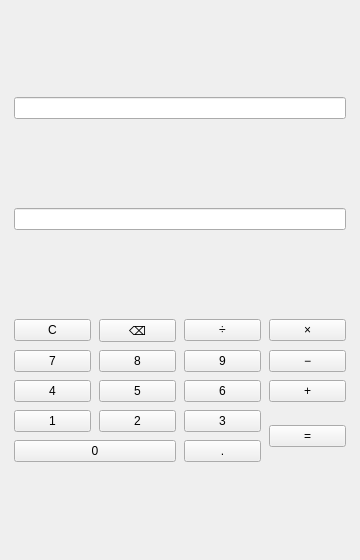
<?xml version="1.0" encoding="UTF-8"?>
<ui version="4.0">
 <class>Calculator</class>
 <widget class="QMainWindow" name="Calculator">
  <property name="geometry">
   <rect>
    <x>0</x>
    <y>0</y>
    <width>360</width>
    <height>560</height>
   </rect>
  </property>
  <property name="minimumSize">
   <size>
    <width>320</width>
    <height>500</height>
   </size>
  </property>
  <property name="windowTitle">
   <string>计算器</string>
  </property>
  <widget class="QWidget" name="centralwidget">
   <layout class="QVBoxLayout" name="mainLayout">
    <property name="spacing">
     <number>10</number>
    </property>
    <property name="leftMargin">
     <number>14</number>
    </property>
    <property name="topMargin">
     <number>18</number>
    </property>
    <property name="rightMargin">
     <number>14</number>
    </property>
    <property name="bottomMargin">
     <number>18</number>
    </property>
    <item>
     <widget class="QLineEdit" name="expressionDisplay">
      <property name="readOnly">
       <bool>true</bool>
      </property>
      <property name="focusPolicy">
       <enum>Qt::NoFocus</enum>
      </property>
      <property name="alignment">
       <set>Qt::AlignmentFlag::AlignRight|Qt::AlignmentFlag::AlignTrailing|Qt::AlignmentFlag::AlignVCenter</set>
      </property>
     </widget>
    </item>
    <item>
     <widget class="QLineEdit" name="display">
      <property name="readOnly">
       <bool>true</bool>
      </property>
      <property name="focusPolicy">
       <enum>Qt::NoFocus</enum>
      </property>
      <property name="alignment">
       <set>Qt::AlignmentFlag::AlignRight|Qt::AlignmentFlag::AlignTrailing|Qt::AlignmentFlag::AlignVCenter</set>
      </property>
      <property name="maxLength">
       <number>32</number>
      </property>
     </widget>
    </item>
    <item>
     <layout class="QGridLayout" name="buttonLayout">
      <property name="horizontalSpacing">
       <number>8</number>
      </property>
      <property name="verticalSpacing">
       <number>8</number>
      </property>
      <item row="0" column="0">
       <widget class="QPushButton" name="clearButton">
        <property name="focusPolicy">
         <enum>Qt::NoFocus</enum>
        </property>
        <property name="text">
         <string>C</string>
        </property>
       </widget>
      </item>
      <item row="0" column="1">
       <widget class="QPushButton" name="backspaceButton">
        <property name="focusPolicy">
         <enum>Qt::NoFocus</enum>
        </property>
        <property name="text">
         <string>⌫</string>
        </property>
       </widget>
      </item>
      <item row="0" column="2">
       <widget class="QPushButton" name="divideButton">
        <property name="focusPolicy">
         <enum>Qt::NoFocus</enum>
        </property>
        <property name="text">
         <string>÷</string>
        </property>
       </widget>
      </item>
      <item row="0" column="3">
       <widget class="QPushButton" name="multiplyButton">
        <property name="focusPolicy">
         <enum>Qt::NoFocus</enum>
        </property>
        <property name="text">
         <string>×</string>
        </property>
       </widget>
      </item>
      <item row="1" column="0">
       <widget class="QPushButton" name="digit7Button">
        <property name="focusPolicy">
         <enum>Qt::NoFocus</enum>
        </property>
        <property name="text">
         <string>7</string>
        </property>
       </widget>
      </item>
      <item row="1" column="1">
       <widget class="QPushButton" name="digit8Button">
        <property name="focusPolicy">
         <enum>Qt::NoFocus</enum>
        </property>
        <property name="text">
         <string>8</string>
        </property>
       </widget>
      </item>
      <item row="1" column="2">
       <widget class="QPushButton" name="digit9Button">
        <property name="focusPolicy">
         <enum>Qt::NoFocus</enum>
        </property>
        <property name="text">
         <string>9</string>
        </property>
       </widget>
      </item>
      <item row="1" column="3">
       <widget class="QPushButton" name="subtractButton">
        <property name="focusPolicy">
         <enum>Qt::NoFocus</enum>
        </property>
        <property name="text">
         <string>−</string>
        </property>
       </widget>
      </item>
      <item row="2" column="0">
       <widget class="QPushButton" name="digit4Button">
        <property name="focusPolicy">
         <enum>Qt::NoFocus</enum>
        </property>
        <property name="text">
         <string>4</string>
        </property>
       </widget>
      </item>
      <item row="2" column="1">
       <widget class="QPushButton" name="digit5Button">
        <property name="focusPolicy">
         <enum>Qt::NoFocus</enum>
        </property>
        <property name="text">
         <string>5</string>
        </property>
       </widget>
      </item>
      <item row="2" column="2">
       <widget class="QPushButton" name="digit6Button">
        <property name="focusPolicy">
         <enum>Qt::NoFocus</enum>
        </property>
        <property name="text">
         <string>6</string>
        </property>
       </widget>
      </item>
      <item row="2" column="3">
       <widget class="QPushButton" name="addButton">
        <property name="focusPolicy">
         <enum>Qt::NoFocus</enum>
        </property>
        <property name="text">
         <string>+</string>
        </property>
       </widget>
      </item>
      <item row="3" column="0">
       <widget class="QPushButton" name="digit1Button">
        <property name="focusPolicy">
         <enum>Qt::NoFocus</enum>
        </property>
        <property name="text">
         <string>1</string>
        </property>
       </widget>
      </item>
      <item row="3" column="1">
       <widget class="QPushButton" name="digit2Button">
        <property name="focusPolicy">
         <enum>Qt::NoFocus</enum>
        </property>
        <property name="text">
         <string>2</string>
        </property>
       </widget>
      </item>
      <item row="3" column="2">
       <widget class="QPushButton" name="digit3Button">
        <property name="focusPolicy">
         <enum>Qt::NoFocus</enum>
        </property>
        <property name="text">
         <string>3</string>
        </property>
       </widget>
      </item>
      <item row="3" column="3" rowspan="2">
       <widget class="QPushButton" name="equalsButton">
        <property name="focusPolicy">
         <enum>Qt::NoFocus</enum>
        </property>
        <property name="text">
         <string>=</string>
        </property>
       </widget>
      </item>
      <item row="4" column="0" colspan="2">
       <widget class="QPushButton" name="digit0Button">
        <property name="focusPolicy">
         <enum>Qt::NoFocus</enum>
        </property>
        <property name="text">
         <string>0</string>
        </property>
       </widget>
      </item>
      <item row="4" column="2">
       <widget class="QPushButton" name="decimalButton">
        <property name="focusPolicy">
         <enum>Qt::NoFocus</enum>
        </property>
        <property name="text">
         <string>.</string>
        </property>
       </widget>
      </item>
     </layout>
    </item>
   </layout>
  </widget>
 </widget>
 <resources/>
 <connections/>
</ui>
